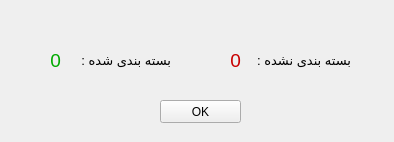
<?xml version="1.0" encoding="UTF-8"?>
<ui version="4.0">
 <class>Form</class>
 <widget class="QWidget" name="Form">
  <property name="geometry">
   <rect>
    <x>0</x>
    <y>0</y>
    <width>394</width>
    <height>142</height>
   </rect>
  </property>
  <property name="windowTitle">
   <string>گزارش موجودی</string>
  </property>
  <widget class="QLabel" name="label">
   <property name="geometry">
    <rect>
     <x>60</x>
     <y>50</y>
     <width>111</width>
     <height>21</height>
    </rect>
   </property>
   <property name="font">
    <font>
     <pointsize>10</pointsize>
    </font>
   </property>
   <property name="text">
    <string>بسته بندی شده :</string>
   </property>
  </widget>
  <widget class="QLabel" name="label_2">
   <property name="geometry">
    <rect>
     <x>240</x>
     <y>50</y>
     <width>111</width>
     <height>21</height>
    </rect>
   </property>
   <property name="font">
    <font>
     <pointsize>10</pointsize>
    </font>
   </property>
   <property name="text">
    <string>بسته بندی نشده :</string>
   </property>
  </widget>
  <widget class="QPushButton" name="ok_btn">
   <property name="geometry">
    <rect>
     <x>160</x>
     <y>100</y>
     <width>81</width>
     <height>23</height>
    </rect>
   </property>
   <property name="text">
    <string>OK</string>
   </property>
  </widget>
  <widget class="QLabel" name="unpacked_lbl">
   <property name="geometry">
    <rect>
     <x>190</x>
     <y>50</y>
     <width>51</width>
     <height>21</height>
    </rect>
   </property>
   <property name="font">
    <font>
     <pointsize>14</pointsize>
    </font>
   </property>
   <property name="styleSheet">
    <string notr="true">color:#c80000</string>
   </property>
   <property name="text">
    <string>0</string>
   </property>
   <property name="alignment">
    <set>Qt::AlignRight|Qt::AlignTrailing|Qt::AlignVCenter</set>
   </property>
  </widget>
  <widget class="QLabel" name="packed_lbl">
   <property name="geometry">
    <rect>
     <x>10</x>
     <y>50</y>
     <width>51</width>
     <height>21</height>
    </rect>
   </property>
   <property name="font">
    <font>
     <pointsize>14</pointsize>
    </font>
   </property>
   <property name="layoutDirection">
    <enum>Qt::LeftToRight</enum>
   </property>
   <property name="styleSheet">
    <string notr="true">color:#00aa00</string>
   </property>
   <property name="text">
    <string>0</string>
   </property>
   <property name="alignment">
    <set>Qt::AlignRight|Qt::AlignTrailing|Qt::AlignVCenter</set>
   </property>
  </widget>
  <widget class="QLabel" name="name_lbl">
   <property name="geometry">
    <rect>
     <x>10</x>
     <y>10</y>
     <width>371</width>
     <height>20</height>
    </rect>
   </property>
   <property name="styleSheet">
    <string notr="true">color:#444444</string>
   </property>
   <property name="text">
    <string/>
   </property>
   <property name="alignment">
    <set>Qt::AlignCenter</set>
   </property>
  </widget>
 </widget>
 <resources/>
 <connections/>
</ui>
